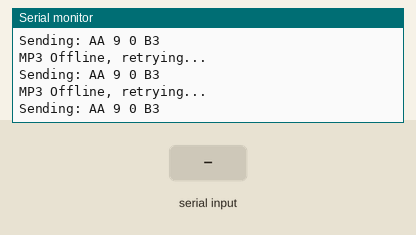
Bench run of a sketch on a simulated Arduino Uno, built with avr-gcc and run on an emulated ATmega328P. Shown: the last lines printed to the serial monitor. The inputs (shaded band) are chosen by the test bench.

Above: at 2.9 s.
3.0 s: "c" received over the second serial link
At 3.8 s:
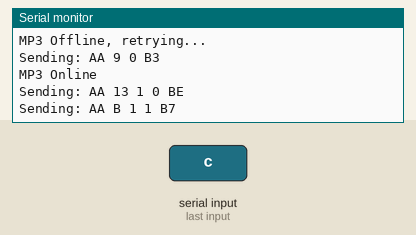
5.0 s: "1" received over the second serial link
At 5.7 s:
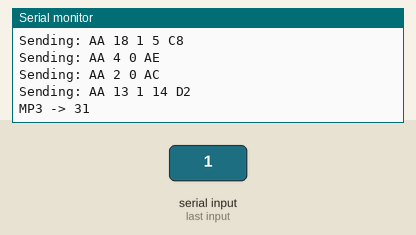

The sketch:

DY_SV5W_Test_v1.ino
```cpp
#include <Arduino.h>
#include <SoftwareSerial.h>

#define MP3_RX 11
#define MP3_TX 12

SoftwareSerial mp3Serial(MP3_RX, MP3_TX);

int g_currentFolder = 1;      // Simulated tuner folder
int mp3Folder = 1;            // Assume MP3 starts at folder 1
unsigned long lastCheck = 0;
bool folder1Handled = false;  // NEW FLAG

void sendCommand(const byte *cmd, int len) {
  Serial.print("Sending: ");
  for (int i = 0; i < len; i++) {
    Serial.print(cmd[i], HEX);
    Serial.print(" ");
    mp3Serial.write(cmd[i]);
  }
  Serial.println();
  delay(200); // Delay to allow MP3 module to process command
}

void setup() {
  Serial.begin(9600);
  mp3Serial.begin(9600);
  Serial.println("MP3 Control Ready");

  // 1. Check MP3 online
  const byte checkOnline[] = {0xAA, 0x09, 0x00, 0xB3};
  while (true) {
    sendCommand(checkOnline, sizeof(checkOnline));
    delay(500);
    if (mp3Serial.available()) {
      Serial.println("MP3 Online");
      break;
    }
    Serial.println("MP3 Offline, retrying...");
  }

  // 2. Initial setup
  const byte volMute[] = {0xAA, 0x13, 0x01, 0x00, 0xBE};
  const byte setSD[] = {0xAA, 0x0B, 0x01, 0x01, 0xB7};
  const byte eqRock[] = {0xAA, 0x07, 0x01, 0x02, 0xB4};
  const byte selectTrack1[] = {0xAA, 0x1F, 0x02, 0x00, 0x01, 0xCC};

  sendCommand(volMute, sizeof(volMute));
  sendCommand(setSD, sizeof(setSD));
  sendCommand(eqRock, sizeof(eqRock));
  sendCommand(selectTrack1, sizeof(selectTrack1));
}

void loop() {
  // Echo MP3 responses
  while (mp3Serial.available()) {
    byte incoming = mp3Serial.read();
    Serial.print("MP3 -> ");
    Serial.println(incoming, HEX);
  }

  // Check tuner folder every 500 ms
  if (millis() - lastCheck >= 500) {
    lastCheck = millis();

    if (g_currentFolder == 99) {
      Serial.println("Tuner folder = 99, muting...");
      const byte volMute[] = {0xAA, 0x13, 0x01, 0x00, 0xBE};
      sendCommand(volMute, sizeof(volMute));
      return;
    }

    // Special case: folder 1, only once
    if (g_currentFolder == 1 && mp3Folder == 1 && !folder1Handled) {
      Serial.println("Folder 1 detected, forcing random play...");
      const byte randomMode[] = {0xAA, 0x18, 0x01, 0x05, 0xC8};
      const byte stopCmd[] = {0xAA, 0x04, 0x00, 0xAE};
      const byte playCmd[] = {0xAA, 0x02, 0x00, 0xAC};
      const byte vol20[] = {0xAA, 0x13, 0x01, 0x14, 0xD2};

      sendCommand(randomMode, sizeof(randomMode));
      sendCommand(stopCmd, sizeof(stopCmd));
      sendCommand(playCmd, sizeof(playCmd));
      sendCommand(vol20, sizeof(vol20));

      folder1Handled = true; // Prevent repeat
    }

    // Normal folder change logic
    if (g_currentFolder != mp3Folder) {
      Serial.print("Syncing to folder ");
      Serial.println(g_currentFolder);

      const byte nextFolder[] = {0xAA, 0x0F, 0x00, 0xB9};
      const byte prevFolder[] = {0xAA, 0x0E, 0x00, 0xB8};

      while (mp3Folder != g_currentFolder) {
        if (g_currentFolder > mp3Folder) {
          sendCommand(nextFolder, sizeof(nextFolder));
          mp3Folder++;
        } else {
          sendCommand(prevFolder, sizeof(prevFolder));
          mp3Folder--;
        }
      }

      // Random mode, stop, play, restore volume
      const byte randomMode[] = {0xAA, 0x18, 0x01, 0x05, 0xC8};
      const byte stopCmd[] = {0xAA, 0x04, 0x00, 0xAE};
      const byte playCmd[] = {0xAA, 0x02, 0x00, 0xAC};
      const byte vol20[] = {0xAA, 0x13, 0x01, 0x14, 0xD2};

      sendCommand(randomMode, sizeof(randomMode));
      sendCommand(stopCmd, sizeof(stopCmd));
      sendCommand(playCmd, sizeof(playCmd));
      sendCommand(vol20, sizeof(vol20));

      folder1Handled = false; // Reset flag for next time folder 1 is revisited
    }
  }
}
```

Measured:
- after the input at 3.0 s, the serial monitor: prints a new line after 0.52 s (image 1)
- after the input at 5.0 s, the serial monitor: prints a new line after 0.18 s (image 2)
